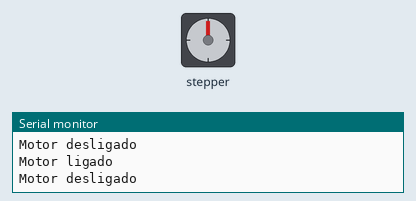
The program below on a simulated ESP32. On the bench: stepper motor, the last lines printed to the serial monitor. Stepper angles assume 2048 steps per turn.

Above: at 0.1 s.
At 9.9 s:
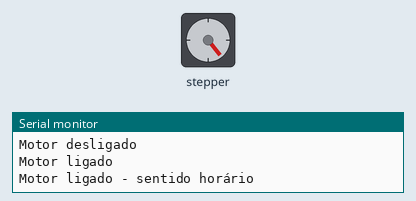
At 19.7 s:
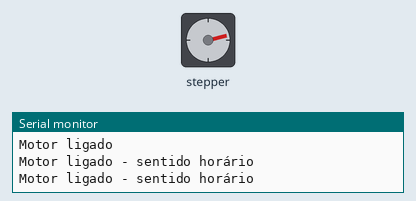
At 39.63 s:
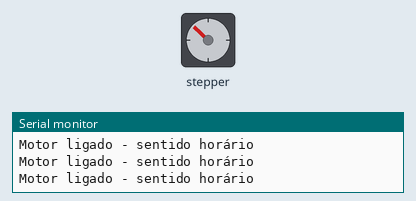
Timing chart, 0 to 40.0 s (numbered marks = the images above):
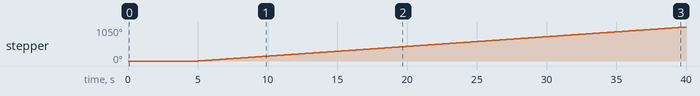

The program:

main.cpp
```cpp
// *===== BIBLIOTECAS ======
#include <Arduino.h>
#include <Stepper.h> // incluir motor de passo

const int stepsPerRevolution = 2048; // é o número de passos que um motor de passo deve dar para completar uma volta completa de 360 graus.

// *===== DEFINICOES ======
// Pins setados no motor de passo
#define IN1 19
#define IN2 18
#define IN3 5
#define IN4 17

// *===== OBJETOS ========
// inicializar a biblioteca do motor (stepper)
Stepper myStepper(stepsPerRevolution, IN1, IN3, IN2, IN4);

unsigned long previousMillis = 0; // variável para armazenar o tempo anterior
const long interval = 1000; // intervalo de tempo em milissegundos (1 segundo)

bool motorLigado = false; // variável para rastrear o estado do motor

void inicializa_motor()
{
  // define a velocidade em 5 rpm (é uma medida de quantas voltas completas um objeto ou motor faz em um minuto.)
  myStepper.setSpeed(5);
  Serial.begin(115200);
  Serial.println("Motor desligado");
}

void atualiza_motor()
{
  unsigned long currentMillis = millis(); // obtém o tempo atual em milissegundos

  if (currentMillis - previousMillis >= interval)
  {
    // salva o tempo atual
    previousMillis = currentMillis;

    if (motorLigado)
    {
      // passo uma revolução em uma direção:
      Serial.println("Motor ligado - sentido horário");
      myStepper.step(stepsPerRevolution);
    }
    else
    {
      Serial.println("Motor desligado");
    }
  }
}

void alterna_motor()
{
  motorLigado = !motorLigado; // alterna entre ligado e desligado
  if (motorLigado) {
    Serial.println("Motor ligado");
  } else {
    Serial.println("Motor desligado");
  }
}

void setup() {
  inicializa_motor();
}

void loop() {
  atualiza_motor();
  // Simulando alternância de estado do motor a cada 5 segundos (5000 ms)
  if (millis() % 5000 < 1000) {
    alterna_motor();
  }
}
```

Measured:
- by itself, stepper: keeps turning clockwise at about 30°/s
